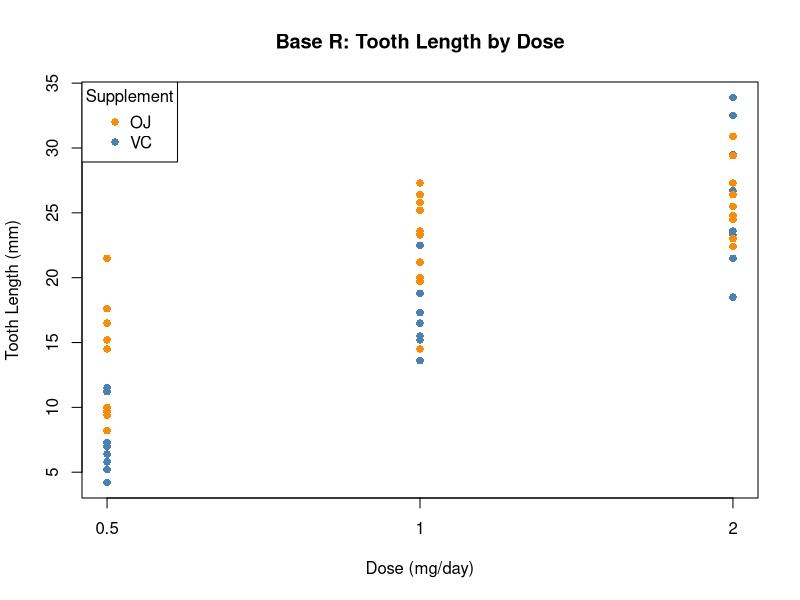
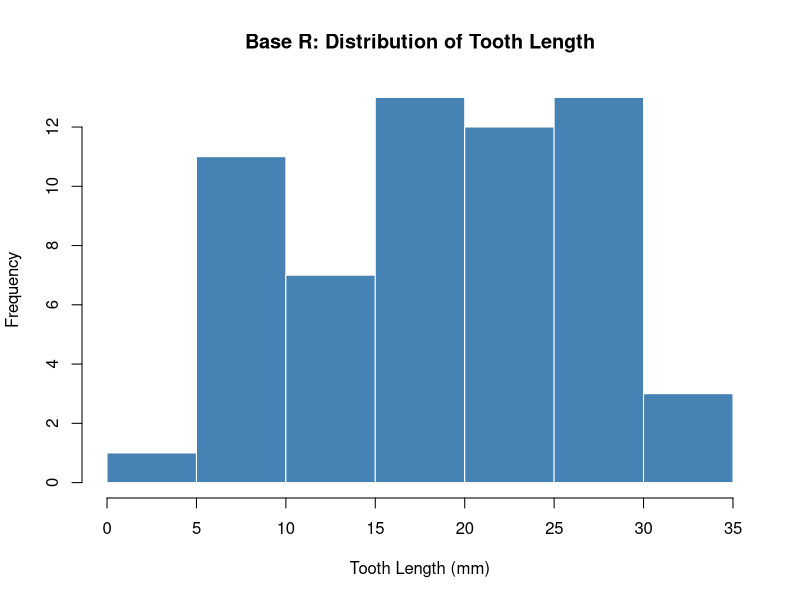
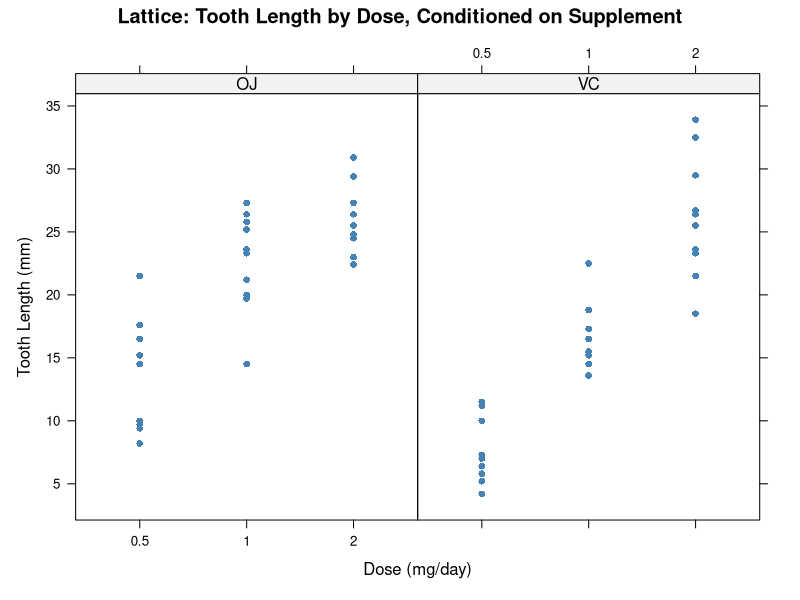
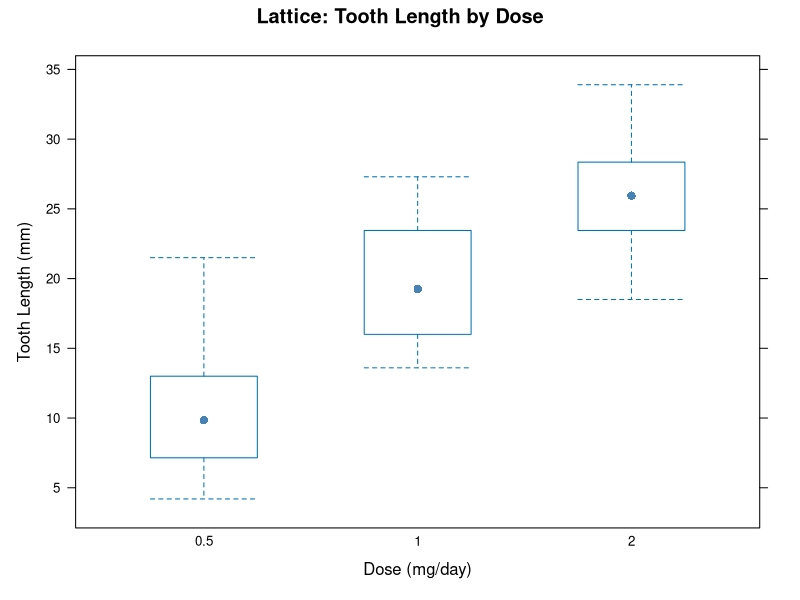
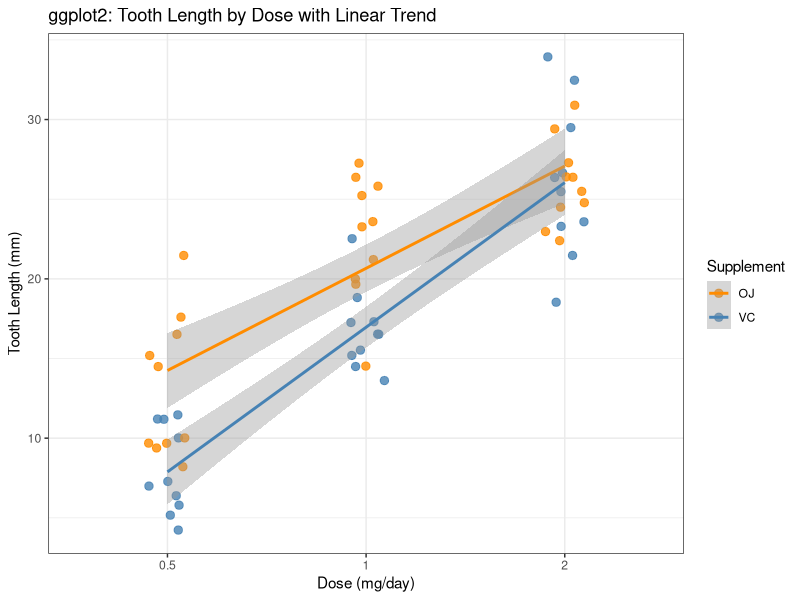
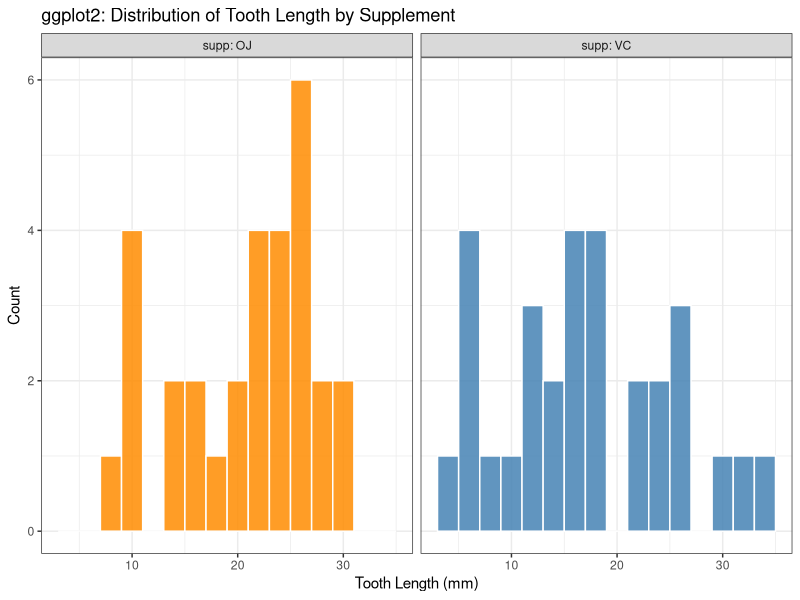

Source code (R) for these figures, in order:
data("ToothGrowth", package = "datasets")
head(ToothGrowth)

ToothGrowth$dose <- factor(ToothGrowth$dose)


supp_colors <- ifelse(ToothGrowth$supp == "OJ", "darkorange", "steelblue")

plot(
  as.numeric(ToothGrowth$dose),
  ToothGrowth$len,
  col    = supp_colors,
  pch    = 16,
  main   = "Base R: Tooth Length by Dose",
  xlab   = "Dose (mg/day)",
  ylab   = "Tooth Length (mm)",
  xaxt   = "n"
)
axis(1, at = 1:3, labels = levels(ToothGrowth$dose))
legend(
  "topleft",
  legend = c("OJ", "VC"),
  col    = c("darkorange", "steelblue"),
  pch    = 16,
  title  = "Supplement"
)

hist(
  ToothGrowth$len,
  breaks = 10,
  col    = "steelblue",
  border = "white",
  main   = "Base R: Distribution of Tooth Length",
  xlab   = "Tooth Length (mm)",
  ylab   = "Frequency"
)


library(lattice)

xyplot(
  len ~ dose | supp,
  data   = ToothGrowth,
  pch    = 16,
  col    = "steelblue",
  main   = "Lattice: Tooth Length by Dose, Conditioned on Supplement",
  xlab   = "Dose (mg/day)",
  ylab   = "Tooth Length (mm)"
)

bwplot(
  len ~ dose,
  data   = ToothGrowth,
  main   = "Lattice: Tooth Length by Dose",
  xlab   = "Dose (mg/day)",
  ylab   = "Tooth Length (mm)",
  col    = "steelblue"
)



library(ggplot2)

ggplot(ToothGrowth, aes(x = dose, y = len, color = supp)) +
  geom_point(position = position_jitter(width = 0.1), size = 2.5, alpha = 0.8) +
  geom_smooth(aes(group = supp), method = "lm", se = TRUE) +
  scale_color_manual(
    values = c("OJ" = "darkorange", "VC" = "steelblue"),
    name   = "Supplement"
  ) +
  labs(
    title = "ggplot2: Tooth Length by Dose with Linear Trend",
    x     = "Dose (mg/day)",
    y     = "Tooth Length (mm)"
  ) +
  theme_bw()

ggplot(ToothGrowth, aes(x = len, fill = supp)) +
  geom_histogram(binwidth = 2, color = "white", alpha = 0.85) +
  facet_wrap(~ supp, labeller = label_both) +
  scale_fill_manual(values = c("OJ" = "darkorange", "VC" = "steelblue")) +
  labs(
    title = "ggplot2: Distribution of Tooth Length by Supplement",
    x     = "Tooth Length (mm)",
    y     = "Count",
    fill  = "Supplement"
  ) +
  theme_bw() +
  theme(legend.position = "none")
